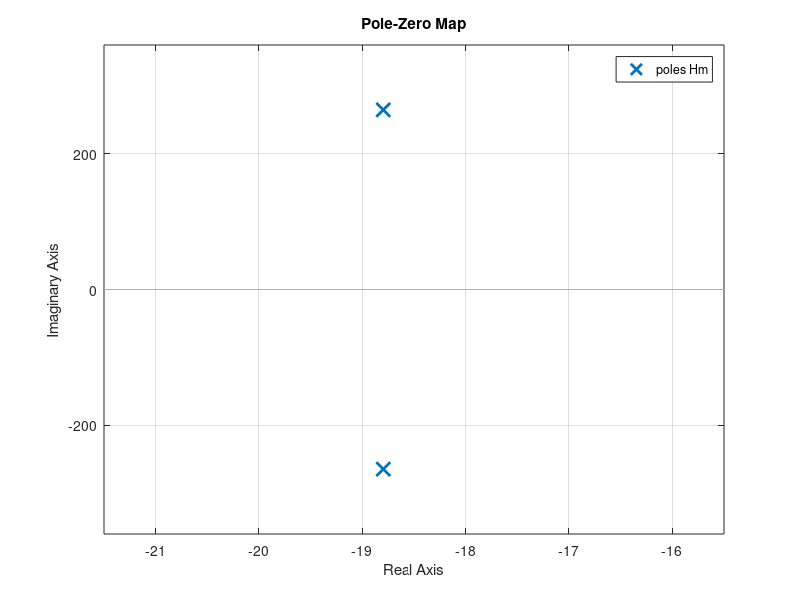
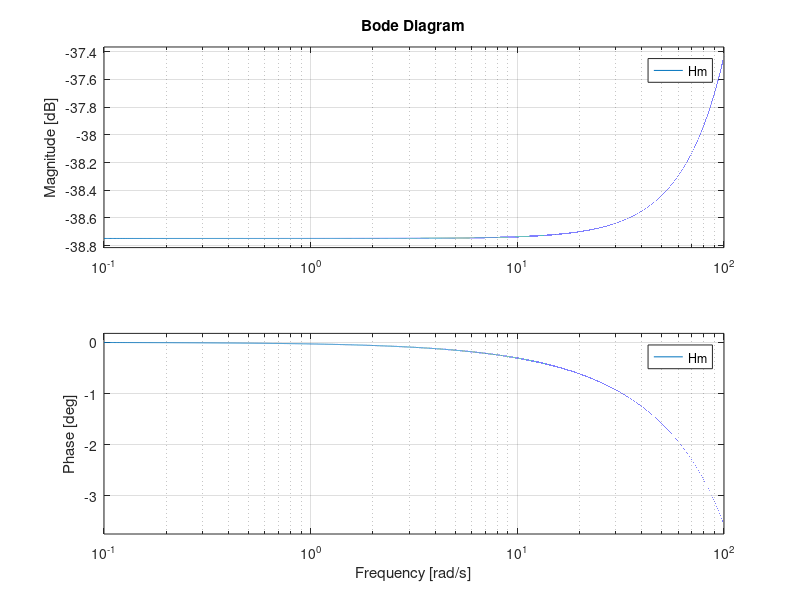
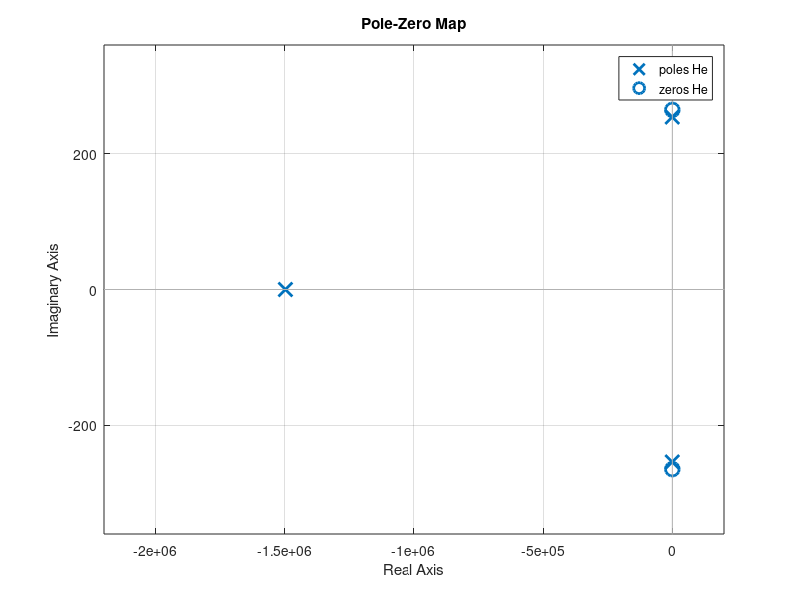
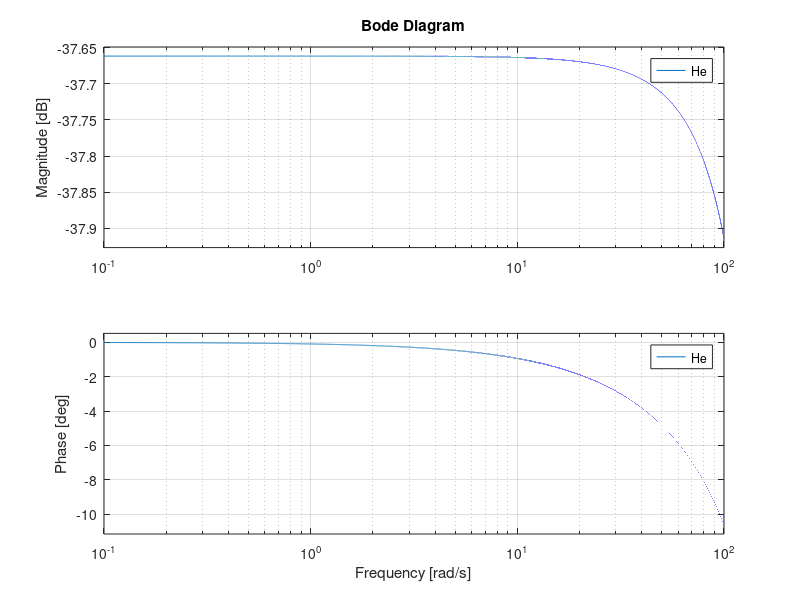

Write MATLAB code to recreate these figures, in order. (Note: this script raises an error after producing the figures.)
%Variable Globales
d = 1; % mètre
rho = 1; % kg/m3
c = 340; % m/s
Rs = 70; % ohm

%% Variables pour Haut Parleur #1
Bl = 10.8; % Tm
%Variables Elec
Re = 6.4; % ohm
Le = 0.051e-3; % H guillome tu pu
%Variables Mec
Mm = 13.3e-3; % kg
Rm = 0.5; % kg/s
Km = 935; % N/m
%Variables Acoustiques
Sm = 0.0201; % m2

%%% Variables pour Haut Parleur #2
%Bl = 4.2; % Tm
%%Variables Elec
%Re = 3; % ohm
%Le = 0.05e-3; % H 
%%Variables Mec
%Mm = 10.5e-3; % kg
%Rm = 0.48; % kg/s
%Km = 400; % N/m
%%Variables Acoustiques
%Sm = 0.0222; % m2

%% Fonction de transfert Mec
%Création
s = tf('s');
Hm = Bl/(Mm*s^2 + Rm*s + Km);
Hm = minreal(Hm)
%Pôles & Zéros
figure(1)
figure("name", "Pôles et zéros de Hm");
pzmap(Hm);
[m.z, m.p, m.k] = zpkdata(Hm, 'v')
%Diagramme de Bode
figure(2)
figure("name", "Diagramme de Bode de Hm",'NumberTitle','off');
bode(Hm, 0.1:0.001:100)

%% Fonction de transfert Elec
%Création
He = 1/((Le+Bl*Hm)*s + Re+ Rs);
He = minreal(He)
%Pôles & Zéros
figure(3)
figure("name", "Pôles et zéros de He",'NumberTitle','off');
pzmap(He);
[e.z, e.p, e.k] = zpkdata(He, 'v')
%Diagramme de Bode
figure(4)
figure("name", "Diagramme de Bode de He",'NumberTitle','off');
bode(He, 0.1:0.001:100)

%% Fonction de transfert Electro-Acoustique
%Création
Ha = He*Hm*(rho*Sm*s^2*exp(-s*d/c))/(2*pi*d);
Ha = minreal(Ha)
%Pôles & Zéros
figure(5)
figure("name", "Pôles et zéros de Ha",'NumberTitle','off');
pzmap(Ha);
[a.z, a.p, a.k] = zpkdata(Ha, 'v')
%Diagramme de Bode
figure(6)
figure("name", "Diagramme de Bode de Ha",'NumberTitle','off');
bode(Ha, 0.1:0.001:100)

%% PWM
%Série fournier PWM 100Hz 50% composante continue

%Amplitudes & phases des fonctions de transfert harmoniques


%% Impulse
%Fraction rationnelles de H electro acoustique

%Laplace ^ -1

%Convolution aec PWM pour obtenir p(t)


%% Faire le simulink
